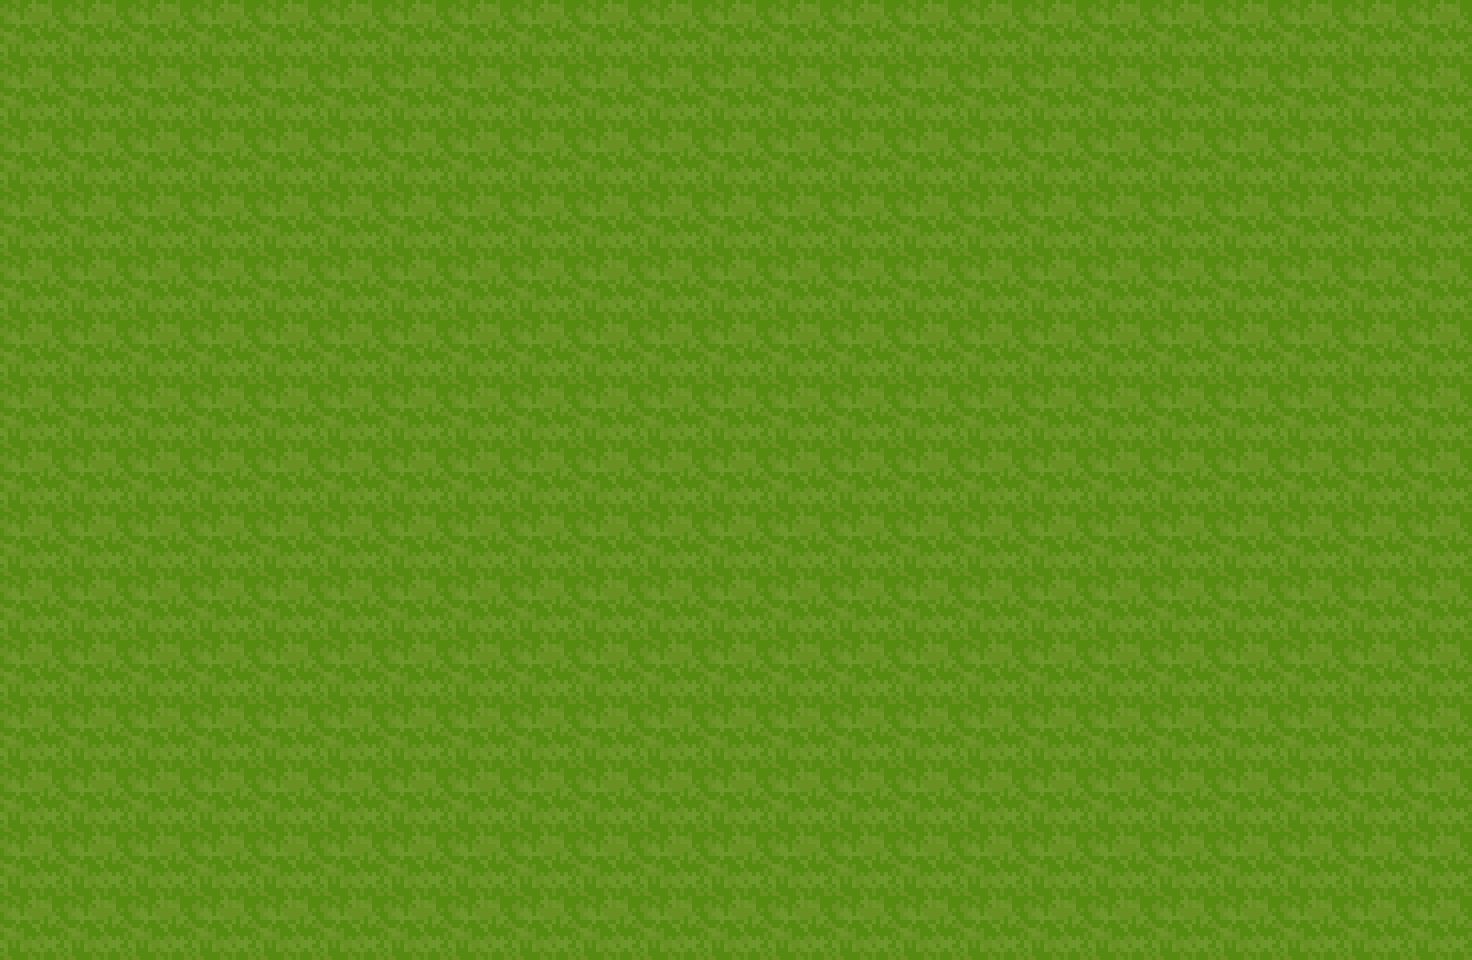

Tiled map render using the project's own tile images. Description and the whole map definition, tile-layer contents included, below:
An orthogonal 23x15 tile map with 64x64 px tiles, 1 tile layer (Tile Layer 1), 2 tilesets and 1 object (Player).

<map version="1.10" tiledversion="1.12.0" orientation="orthogonal" renderorder="right-up" width="23" height="15" tilewidth="64" tileheight="64" infinite="0" nextlayerid="4" nextobjectid="2">
 <tileset firstgid="1" name="!CL_DEMO_64" tilewidth="64" tileheight="64" tilecount="1240" columns="40">
  <image source="../../../../assets/textures/environments/!CL_DEMO_64.png" width="2560" height="1984" />
 </tileset>
 <tileset firstgid="1241" name="duck-Sheet" tilewidth="64" tileheight="64" tilecount="120" columns="24">
  <image source="../../../../assets/textures/characters/duck-Sheet.png" width="1536" height="320" />
 </tileset>
 <layer id="1" name="Tile Layer 1" width="23" height="15">
  <data encoding="csv">
42,42,42,42,42,42,42,42,42,42,42,42,42,42,42,42,42,42,42,42,42,42,42,
42,42,42,42,42,42,42,42,42,42,42,42,42,42,42,42,42,42,42,42,42,42,42,
42,42,42,42,42,42,42,42,42,42,42,42,42,42,42,42,42,42,42,42,42,42,42,
42,42,42,42,42,42,42,42,42,42,42,42,42,42,42,42,42,42,42,42,42,42,42,
42,42,42,42,42,42,42,42,42,42,42,42,42,42,42,42,42,42,42,42,42,42,42,
42,42,42,42,42,42,42,42,42,42,42,42,42,42,42,42,42,42,42,42,42,42,42,
42,42,42,42,42,42,42,42,42,42,42,42,42,42,42,42,42,42,42,42,42,42,42,
42,42,42,42,42,42,42,42,42,42,42,42,42,42,42,42,42,42,42,42,42,42,42,
42,42,42,42,42,42,42,42,42,42,42,42,42,42,42,42,42,42,42,42,42,42,42,
42,42,42,42,42,42,42,42,42,42,42,42,42,42,42,42,42,42,42,42,42,42,42,
42,42,42,42,42,42,42,42,42,42,42,42,42,42,42,42,42,42,42,42,42,42,42,
42,42,42,42,42,42,42,42,42,42,42,42,42,42,42,42,42,42,42,42,42,42,42,
42,42,42,42,42,42,42,42,42,42,42,42,42,42,42,42,42,42,42,42,42,42,42,
42,42,42,42,42,42,42,42,42,42,42,42,42,42,42,42,42,42,42,42,42,42,42,
42,42,42,42,42,42,42,42,42,42,42,42,42,42,42,42,42,42,42,42,42,42,42
</data>
 </layer>
 <objectgroup id="3" name="Interaction">
  <object id="1" name="Jay" type="Player" gid="1241" x="704" y="512" width="64" height="64" />
 </objectgroup>
</map>
